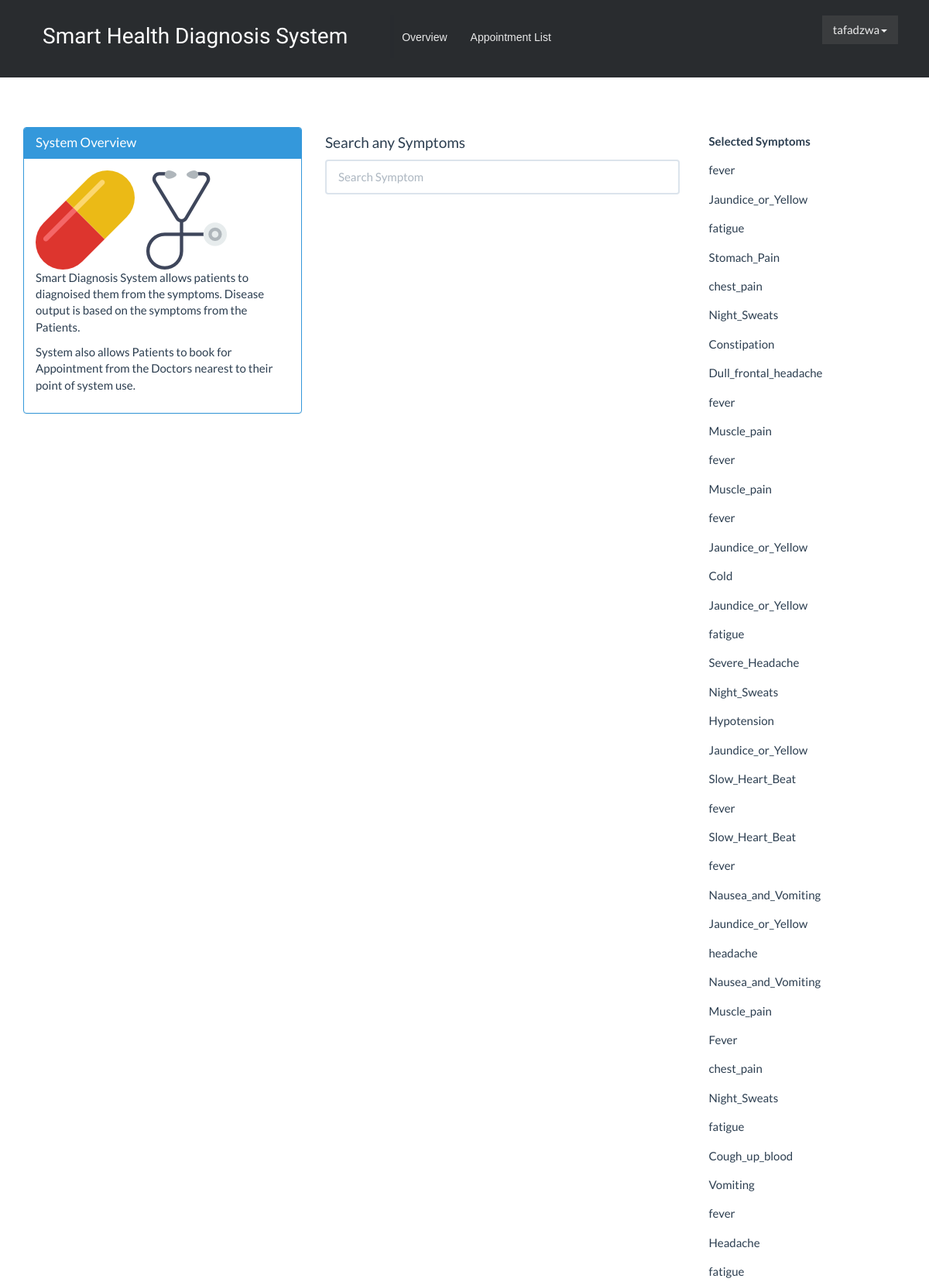
Screenshot of /index.php (signed in, upper part) with the database file from the repository.
### tables this page shows
CREATE TABLE `future` (
  `id` int(11) NOT NULL,
  `symptom` varchar(250) NOT NULL,
  `time` timestamp NOT NULL DEFAULT CURRENT_TIMESTAMP ON UPDATE CURRENT_TIMESTAMP,
  `found` tinyint(1) NOT NULL,
  `user_id` int(11) NOT NULL
);

### index.php (the view, shortened to what this page needs)
<!DOCTYPE html>
<html>
<head>
    <link rel="stylesheet" href="assets/patientassets/bootstrap/css/bootstrap.min.css">
    <link rel="stylesheet" href="assets/patientassets/css/styles.css">
    <link rel="stylesheet" href="assets/patientassets/css/Google-Style-Login.css">
    <link rel="stylesheet" href="assets/patientassets/css/Pretty-Header.css">
    <link rel="stylesheet" href="assets/patientassets/css/Pretty-Footer.css">
</head>
<body onload="getLocation()">
<nav class="navbar navbar-static-top custom-header">
    <div class="container-fluid">
        <div class="navbar-header"><a class="navbar-brand navbar-link" href="index.php">Smart Health Diagnosis
                System</a>
        </div>
        <div class="collapse navbar-collapse" id="navbar-collapse">
            <ul class="nav navbar-nav links">
                <li role="presentation"><a href="#">Overview </a></li>
                <li role="presentation"><a href="#">Appointment List </a></li>
            </ul>
            <ul class="nav navbar-nav navbar-right">
                <li class="dropdown"> <?php if (isset($_SESSION['user'])) : ?>
                    <?php endif ?>
                    <a class="dropdown-toggle" data-toggle="dropdown"> <?php echo $_SESSION['user']['username']; ?><b
                                class="caret"></b></a>
                </li>
            </ul>
        </div>
    </div>
</nav>
<br>
<br>
<div class="container">
    <div class="row">
        <div class="col-md-4">
            <div class="panel panel-info">
                <div class="panel-heading">
                    <h2 class="text-justify panel-title">System Overview</h2></div>
                <div class="panel-body">
                    <img src="assets/patientassets/img/3.png">
                    <img src="assets/patientassets/img/2.png">
                    <p>Smart Diagnosis System allows patients to diagnoised them from the symptoms.
                        Disease output is based on the symptoms from the Patients.</p>
                    <p>System also allows Patients to book for Appointment from the
                        Doctors nearest to their point of system use.</p>
                </div>
            </div>
        </div>
        <div class="col-md-5">
            <div class="box box-warning">
                <div class="box-header with-border">
                    <h4 class="box-title">Search any Symptoms</h4>
                </div>
                <div class="box-body">
                    <form role="form">
                        <div class="form-group">
                            <input type="text" class="form-control" placeholder="Search Symptom" id="key">
                        </div>
                    </form>
                </div>
            </div>
        </div>
        <div class="col-md-3">
            <div class="table-responsive">
                <table class="table">
                    <thead>
                    <tr>
                        <th>Selected Symptoms</th>
                    </tr>
                    </thead>
                    <tbody>
                    <tr>
                        <?php
                        include('conn.php');
                        $user = $_SESSION['user']['id'];
                        $select = "SELECT * FROM `future` WHERE user_id='$user'";
                        $run_select = mysqli_query($conn, $select);
                        while ($rows = mysqli_fetch_array($run_select)) {
                        $symptom = $rows['symptom'];
                        ?>
                    <tr>
                        <td><?php echo $symptom; ?>
                        </td>
                    </tr>
                    <?php }
                    ?>
                    </tbody>
                </table>
            </div>
        </div>
    </div>
</div>
</body>
</html>

### assets/patientassets/css/Pretty-Header.css (style rules this page uses)
.custom-header { background:#292c2f; padding:20px 40px; box-sizing:border-box; border:0; border-radius:0; }
.custom-header a.navbar-brand.navbar-link { color:#fff; font:normal 28px Cookie, Arial, Helvetica, sans-serif; line-height:0.5; margin-right:40px; background:#292c2f; }
.custom-header ul.nav.navbar-nav.links li a { font:14px Arial, Helvetica, sans-serif; opacity:0.9; text-decoration:none; color:#fff; background:#292c2f; border:0; }
.custom-header li.dropdown, .custom-header li.dropdown.open { background:#3a3c3e; }
.custom-header li.dropdown .dropdown-toggle { border-radius:2px; color:#fff; padding:8px 14px; background:#3a3c3e; opacity:0.9; border:0; margin:0; }

### rows the page displays
future: symptom "fever"
future: symptom "Jaundice_or_Yellow"
future: symptom "fatigue"
future: symptom "Stomach_Pain"
future: symptom "chest_pain"
future: symptom "Night_Sweats"
future: symptom "Constipation"
future: symptom "Dull_frontal_headache"
future: symptom "fever"
future: symptom "Muscle_pain"
future: symptom "fever"
future: symptom "Muscle_pain"
future: symptom "fever"
future: symptom "Jaundice_or_Yellow"
future: symptom "Cold"
future: symptom "Jaundice_or_Yellow"
future: symptom "fatigue"
future: symptom "Severe_Headache"
future: symptom "Night_Sweats"
future: symptom "Hypotension"
future: symptom "Jaundice_or_Yellow"
future: symptom "Slow_Heart_Beat"
future: symptom "fever"
future: symptom "Slow_Heart_Beat"
future: symptom "fever"
future: symptom "Nausea_and_Vomiting"
future: symptom "Jaundice_or_Yellow"
future: symptom "headache"
future: symptom "Nausea_and_Vomiting"
future: symptom "Muscle_pain"
future: symptom "Fever"
future: symptom "chest_pain"
future: symptom "Night_Sweats"
future: symptom "fatigue"
future: symptom "Cough_up_blood"
future: symptom "Vomiting"
future: symptom "fever"
future: symptom "Headache"
future: symptom "fatigue"

### other values shown
$_SESSION['user']['username'] "tafadzwa"
